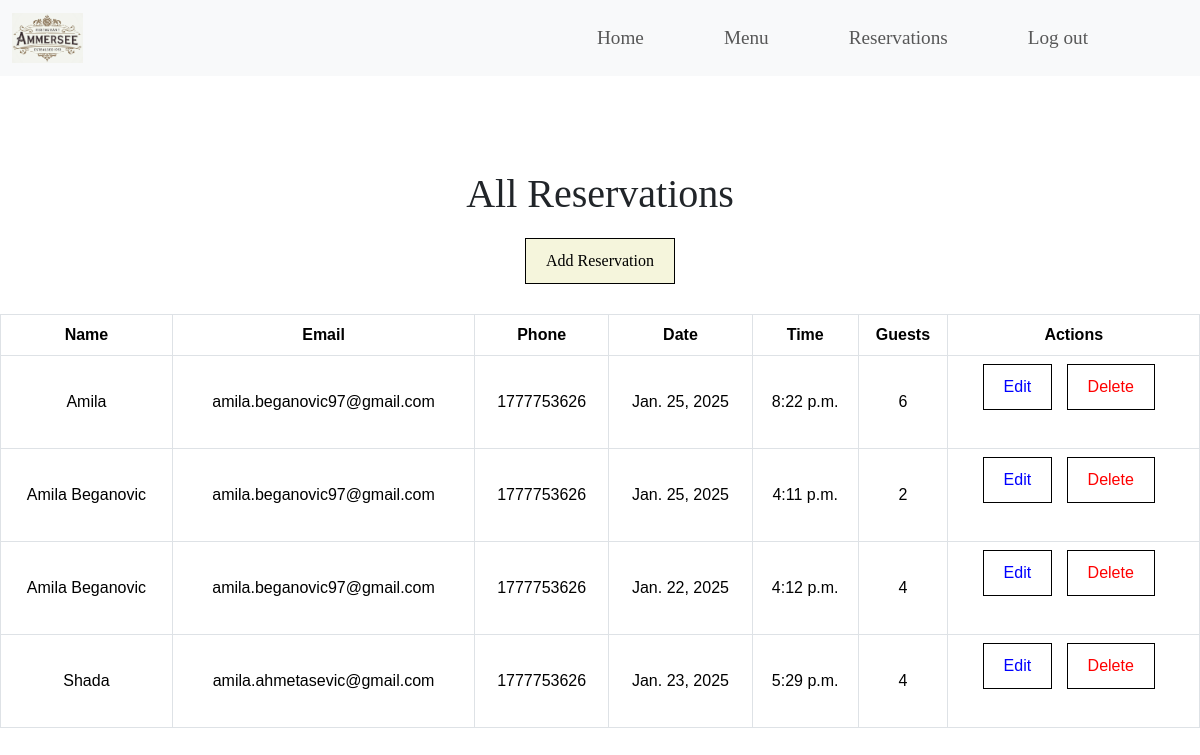
Page /restaurant/admin/reservations/ (signed in) on the committed database.
### restaurant/models.py (models this page shows, shortened)
class Reservation(models.Model):
    time = models.TimeField(blank=False, null=False)  # Reservation time
    num_people = models.IntegerField(
        validators=[
            MinValueValidator(1)
        ]  # Ensure the number of people is at least 1
    )
    name = models.CharField(
        max_length=200
    )  # Name of the person making the reservation
    email = models.EmailField(
        validators=[EmailValidator()], blank=True, null=True
    )  # Email address (optional)
    phone = models.CharField(
        max_length=20,
        validators=[
            RegexValidator(r"^\+?\d{9,15}$")
        ],  # Validate phone number format
    )
    date = models.DateField(
        validators=[validate_future_date]
    )  # Reservation date (must be in the future)
    user = models.ForeignKey(
        settings.AUTH_USER_MODEL,
        on_delete=models.CASCADE,
        null=True,
        blank=True,  # Link to the User model (optional)
    )

### restaurant/views.py (the view)
@login_required  # Requires user to be logged in
@user_passes_test(lambda u: u.is_superuser)  # Requires user to be a superuser
def admin_reservations(request):
    reservations = Reservation.objects.all()  # Retrieve all reservations
    context = {
        "reservations": reservations
    }  # Create a context dictionary to pass to the template
    return render(
        request, "reservations/admin_reservations.html", context
    )  # Render the admin reservations page with the context

### restaurant/templates/reservations/admin_reservations.html (shortened to what this page needs)
{% extends 'base.html' %}
{% block content %}
{% load static %}
<link rel="stylesheet" href="{% static 'css/reservations.css' %}">
<div class="reservations-container">
  <h1>All Reservations</h1>
  {% if user.is_superuser %}
  <a href="{% url 'restaurant:add_reservation' %}">Add Reservation</a> <br>
  {% endif %}
  <table class="table">
    <thead>
      <tr>
        <th scope="col">Name</th>
        <th scope="col">Email</th>
        <th scope="col">Phone</th>
        <th scope="col">Date</th>
        <th scope="col">Time</th>
        <th scope="col">Guests</th>
        {% if user.is_superuser %}
        <th scope="col">Actions</th>
        {% endif %}
      </tr>
    </thead>
    <tbody>
      {% for reservation in reservations %}
      <tr>
        <td>{{ reservation.name }}</td>
        <td>{{ reservation.email }}</td>
        <td>{{ reservation.phone }}</td>
        <td>{{ reservation.date }}</td>
        <td>{{ reservation.time }}</td>
        <td>{{ reservation.num_people }}</td>
        {% if user.is_superuser %}
        <td>
          <a href="{% url 'restaurant:admin_edit_reservation' reservation.pk %}">Edit</a>
          <a href="{% url 'restaurant:admin_delete_reservation' reservation.pk %}">Delete</a>
        </td>
        {% endif %}
      </tr>
      {% endfor %}
    </tbody>
  </table>
</div>
{% endblock content %}

### static/css/style.css (style rules this page uses)
html, body { width: 100%; margin: 0; font-family: 'Playfair Display', serif; display: flex; flex-direction: column; min-height: 100vh; margin-bottom: 0; }

### static/css/reservations.css (style rules this page uses)
.table { font-family: Arial, sans-serif; }
.table td { vertical-align: middle; text-align: center; }
.table th { vertical-align: middle; text-align: center; }
.table td, .table th { border: 1px solid #dee2e6; }
.reservations-container { margin-top: 100px; text-align: center; }
.reservations-container h1 { margin-bottom: 20px; }
.reservations-container a { display: inline-block; margin-bottom: 30px; padding: 10px 20px; background-color: beige; color: black; text-decoration: none; border: 1px solid black; }
@media (min-width: 768px) { .table { display: table; } }
@media (min-width: 768px) { .table td a { margin-right: 10px; background: none; } }
@media (min-width: 768px) { .table td a:first-child { color: blue; } }
@media (min-width: 768px) { .table td a:last-child { color: red; } }

### rows in the picture
Reservation: name "Amila", email "amila.beganovic97@gmail.com", phone "1777753626", date "Jan. 25, 2025", time "8:22 p.m.", num_people "6"
Reservation: name "Amila Beganovic", email "amila.beganovic97@gmail.com", phone "1777753626", date "Jan. 25, 2025", time "4:11 p.m.", num_people "2"
Reservation: name "Amila Beganovic", email "amila.beganovic97@gmail.com", phone "1777753626", date "Jan. 22, 2025", time "4:12 p.m.", num_people "4"
Reservation: name "Shada", email "amila.ahmetasevic@gmail.com", phone "1777753626", date "Jan. 23, 2025", time "5:29 p.m.", num_people "4"
